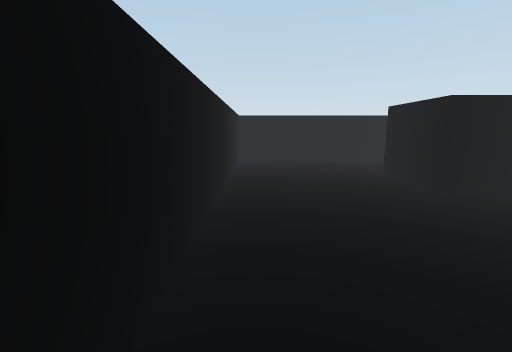
[1] (above)

21 first-person views from a walk through a 3-D level made in the Unity game engine. The camera is 0.33 m above the floor, tilts 10° down and sees 90° across. The floor is counted in squares, 0.25 m on a side. Each view is taken from the middle of a square. On the plan, view 1 faces up. The plan holds only what a view shows up to about 13 squares ahead; the rest is blank. The place goes on beyond the plan.

[2]
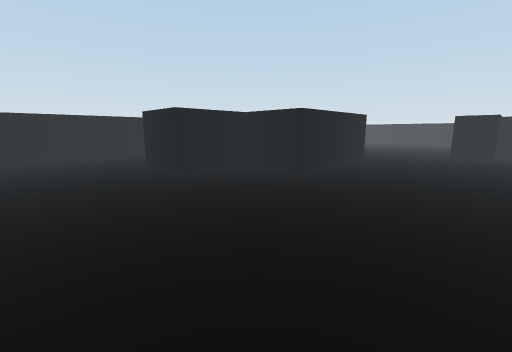

[3]
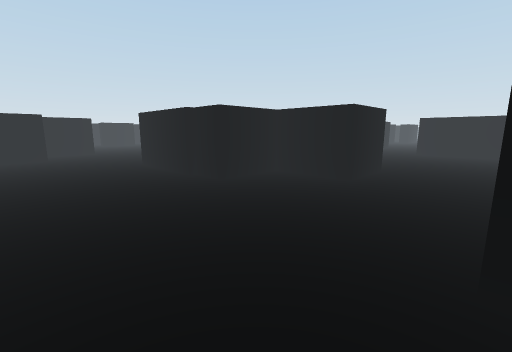

[4]
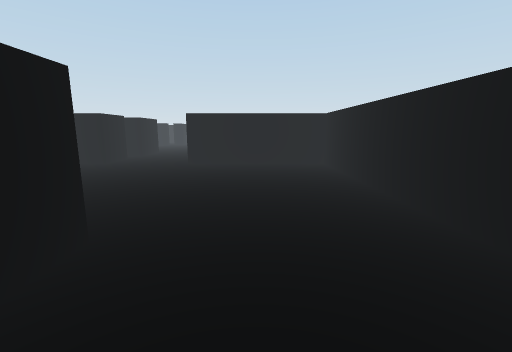

[5]
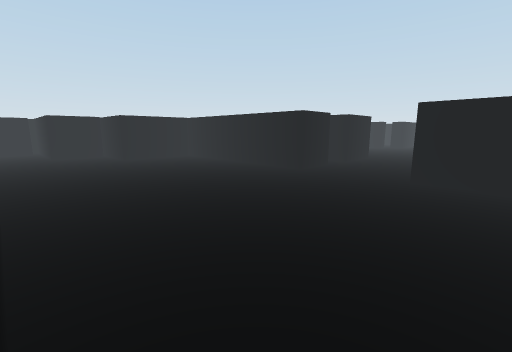

[6]
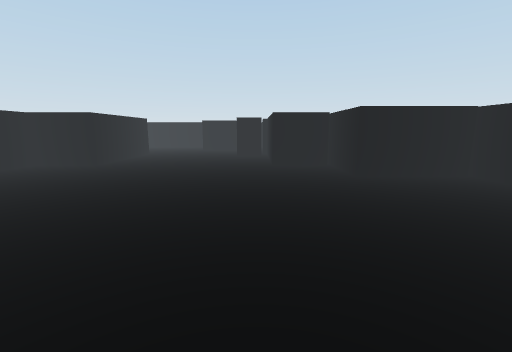

[7]
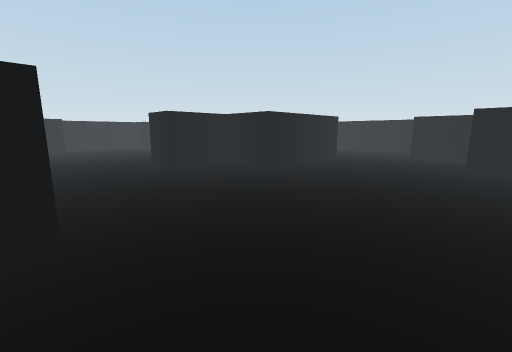

[8]
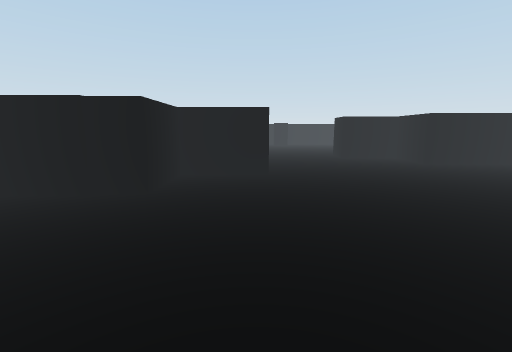

[9]
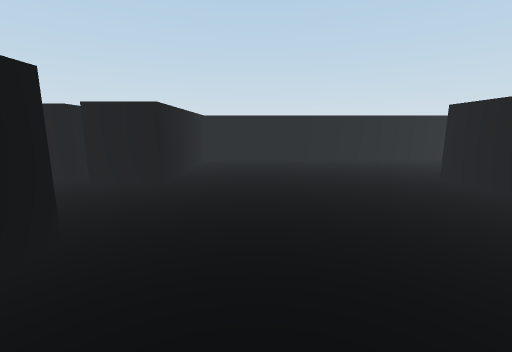

[10]
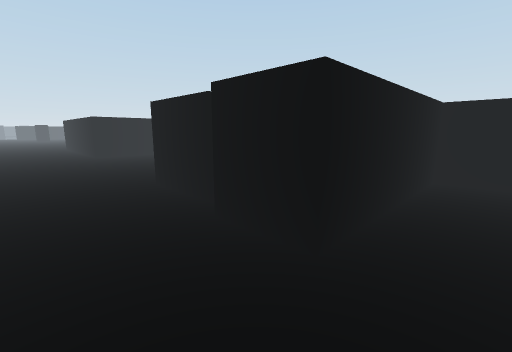

[11]
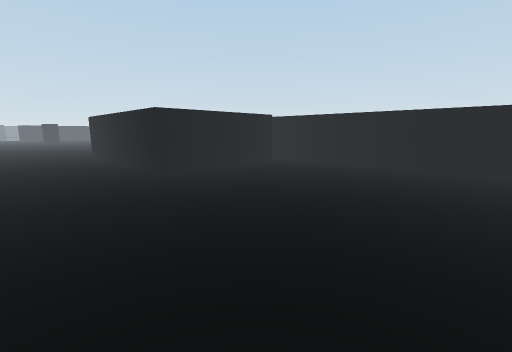

[12]
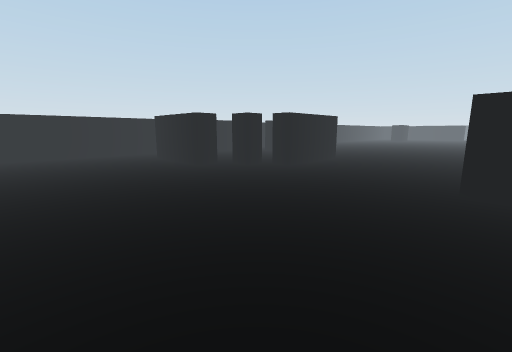

[13]
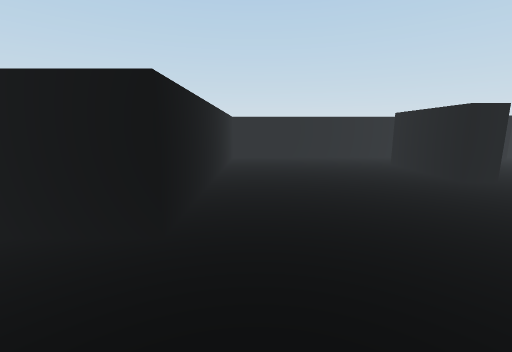

[14]
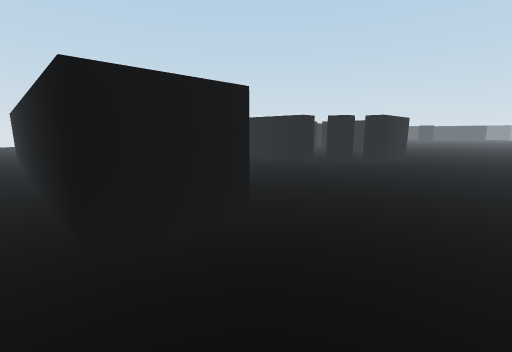

[15]
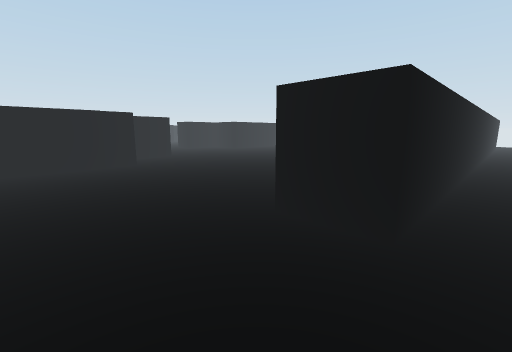

[16]
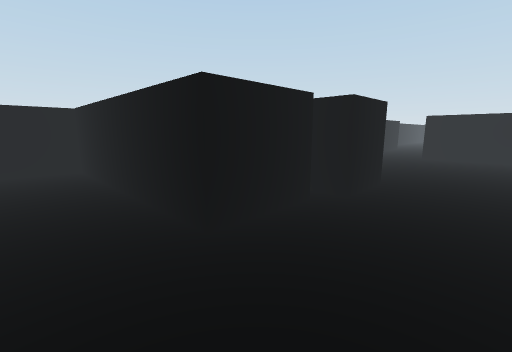

[17]
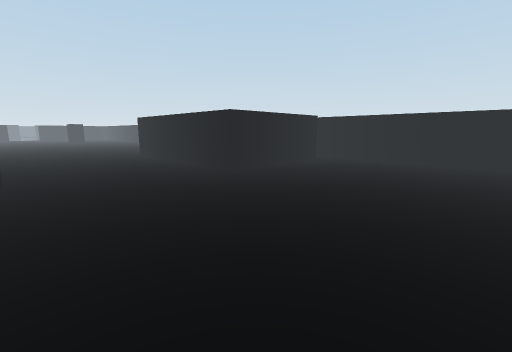

[18]
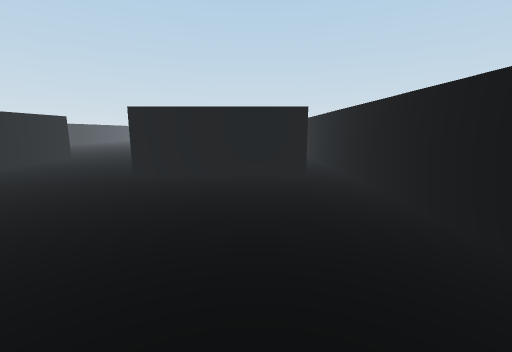

[19]
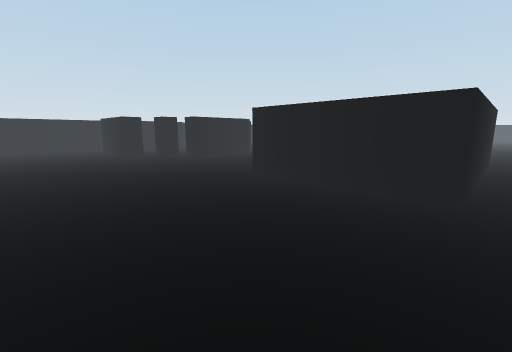

[20]
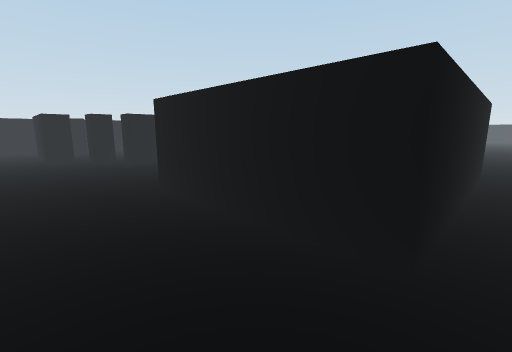

[21]
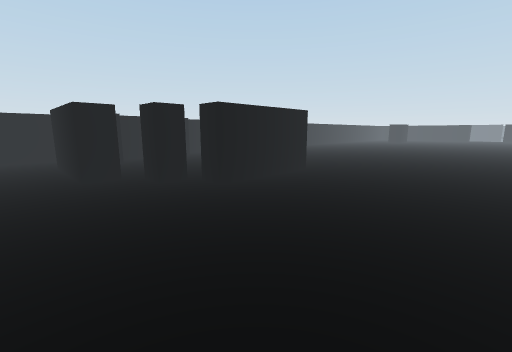

### Floor plan
Key: @ floor where view 1 was taken; # wall or solid block; . floor; ^ raised ledge; O other object.
Columns run from 3 left of view 1 to 26 right of it. Each row starts with its distance up from view 1.
 12   ^^^^^^^^
 11   #......
 10   #......
  9   #.....
  8   #....O
  7   #....O
  6   #....O
  5   #....OOOO     ..
  4   #.......O     ...
  3   #.......OOOOO.....
  2   #.................
  1   #................
  0    @..............#
 -1    ...............####
 -2    ..................O
 -3     #................O
 -4      .....OOOOO......OOOOOO
 -5   #  .....O    .............
 -6   #.......O OOO..............
 -7   #....OOOO O................^
 -8   #....O    O................^
 -9   #....OOOOO.............# ..^
-10   #......................#
-11   #..................OOOO
-12   #..................O
-13   #...............OOOO
-14   #...............O
-15   #...............O
-16   #OOOOO...########O
-17         O..########
-18        OO..################
-19        O...................
-20        O...^^^^^^^^^^^^^
-21 OOOOOOOO...^
-22 ^..........^^^^^^^^^^^
-23 ^....................^
-24 ^....................^
-25 ^....................^
-26 ^....................^
-27 ^....................^
-28 ^..............####..^
-29 ^.OOOOO........#   ..^
-30 ^.O   OO.....##...   ^
-31 ^.O    O....## ... ##
-32 ^.O    O....#  ...  #
-33 ^.O    O....#   ... #
-34 ^.O    O....#     ..#
-35 ^.O    O....#
-36  .O    O.....

Positions as (right, up) in squares from view 1, and headings:
1: (0, 0), facing up
2: (0, -2), facing up-right
3: (1, 0), facing down-right
4: (2, -6), facing down
5: (3, -9), facing down-right
6: (8, -10), facing right
7: (11, -10), facing up-right
8: (11, -14), facing up
9: (11, -14), facing left
10: (7, -15), facing down-left
11: (7, -22), facing down-left
12: (3, -23), facing down-right
13: (5, -23), facing right
14: (5, -19), facing down-right
15: (5, -19), facing up-right
16: (7, -23), facing up-left
17: (9, -23), facing down-left
18: (0, -22), facing down
19: (-2, -24), facing down-right
20: (-2, -27), facing down-right
21: (4, -27), facing down-right
